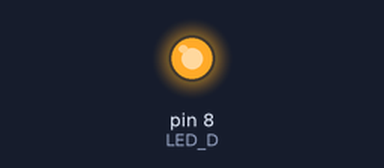
This sketch was run on a simulated Arduino Uno, built with avr-gcc and run on an emulated ATmega328P. Parts: output pins drawn as LEDs (lit = HIGH).

Above: at 1.0 s.
At 3.0 s:
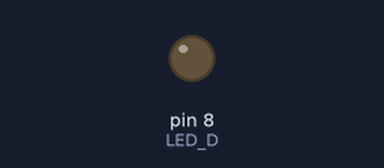
Timing chart, 0 to 5.2 s (numbered marks = the images above):
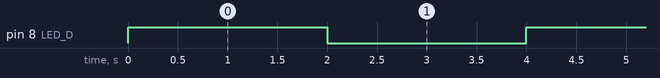

The sketch:

test_LED.ino
```cpp
#define LED_D 8
void setup() {
  pinMode(LED_D, OUTPUT);

}

void loop() {
  digitalWrite(LED_D, HIGH);   // สั่งให้ LED เปิดสว่าง (ON)
  delay(2000);                  // หน่วงเวลา 2 วินาที (2000 มิลลิวินาที)

  digitalWrite(LED_D, LOW);    // สั่งให้ LED ดับ (OFF)
  delay(2000);

}
```

Measured:
- by itself, pin 8 (LED_D): alternates HIGH for 2.0 s and LOW for 2.0 s
